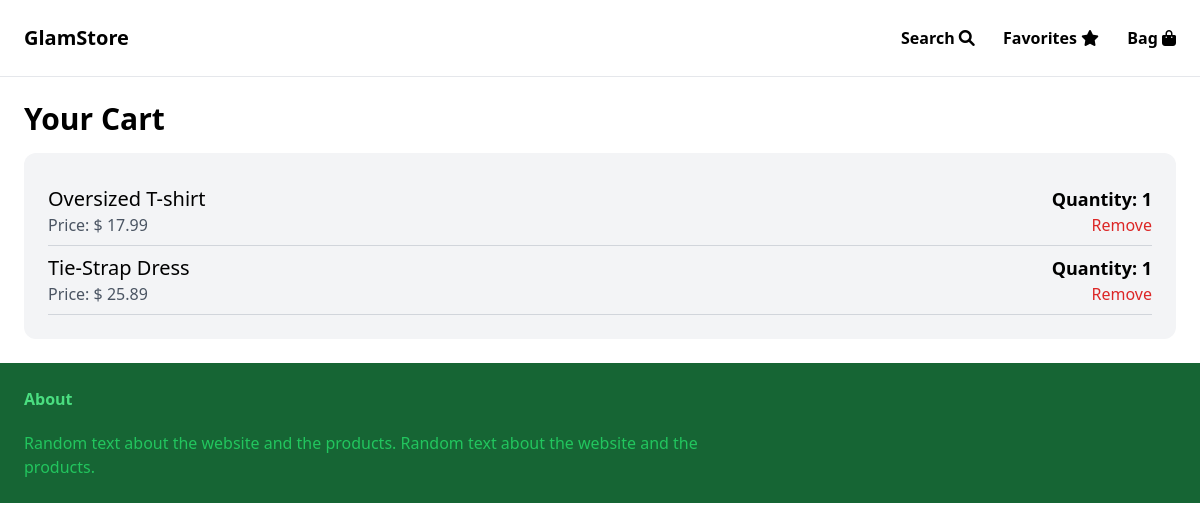
/items/cart/ (signed in), run on the app's committed database.
### item/models.py (models this page shows, shortened)
class CartItem(models.Model):
    user = models.ForeignKey(User, on_delete=models.CASCADE)
    item = models.ForeignKey(Item, on_delete=models.CASCADE)
    quantity = models.PositiveIntegerField(default=1)
    class Meta:
        unique_together = ('user', 'item')

class Item(models.Model):
    category = models.ForeignKey(Category, related_name='items', on_delete=models.CASCADE)
    name = models.CharField(max_length=255)
    description = models.TextField(blank=True, null=True)
    price = models.FloatField()
    image = models.ImageField(upload_to='item_images', blank=True, null=True)
    is_sold = models.BooleanField(default=False)
    created_by = models.ForeignKey(User, related_name='items', on_delete= models.CASCADE)
    create_at = models.DateTimeField(auto_now_add=True)

### item/views.py (the view)
# urls.py: path('cart/', views.view_cart, name='view_cart'),
def view_cart(request):
    cart_items = CartItem.objects.filter(user=request.user)
    return render(request, 'core/cart.html', {'cart_items': cart_items})

### core/templates/core/cart.html (shortened to what this page needs)
{% extends 'core/base.html' %}
{% block content %}
<h1 class="text-3xl font-semibold mb-4">Your Cart</h1>
<div class="bg-gray-100 p-6 rounded-xl">
    {% if cart_items %}
    <ul>
        {% for cart_item in cart_items %}
        <li class="border-b border-gray-300 py-2">
            <div class="flex justify-between items-center">
                <div>
                    <a href="{% url 'item:detail' cart_item.item.id %}" class="text-xl">{{ cart_item.item.name }}</a>
                    <p class="text-gray-600">Price: $ {{ cart_item.item.price }}</p>
                </div>
                <div class="text-right">
                    <p class="text-lg font-semibold">Quantity: {{ cart_item.quantity }}</p>
                    <a href="{% url 'item:remove_from_cart' cart_item.item.id %}" class="text-red-600 hover:underline">Remove</a>
                </div>
            </div>
        </li>
        {% endfor %}
    </ul>
    {% else %}
    <p>Your cart is empty.</p>
    {% endif %}
</div>
{% endblock %}

### data on the page
CartItem: item.name "Oversized T-shirt", item.price "17.99", quantity "1"
CartItem: item.name "Tie-Strap Dress", item.price "25.89", quantity "1"
